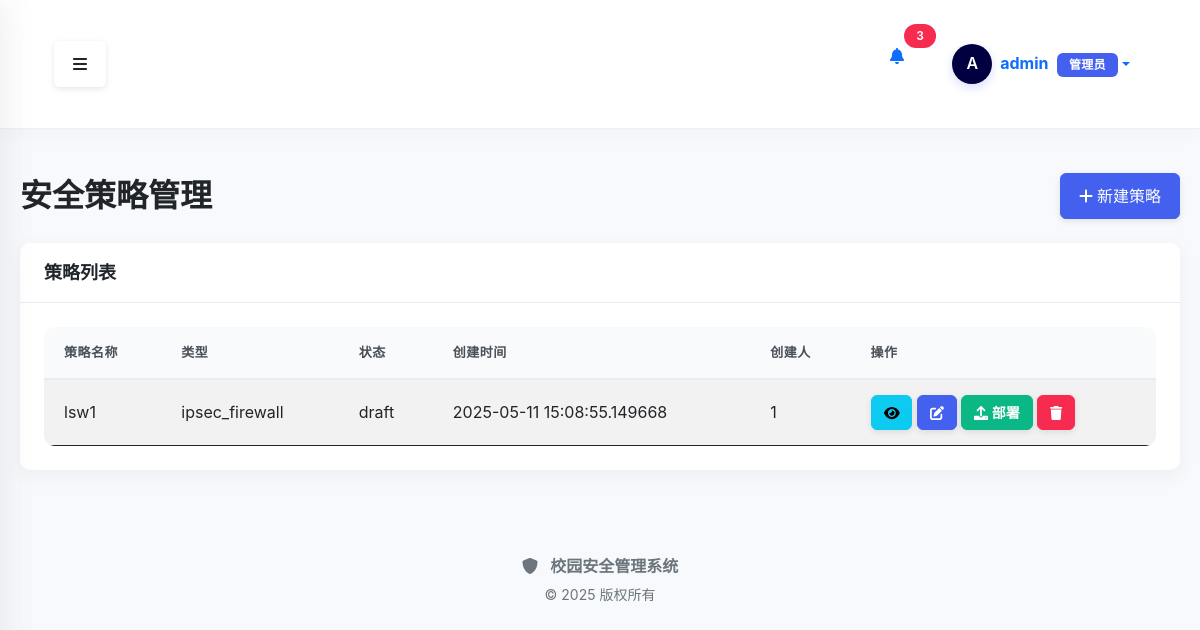
/policy/index (signed in), run on an earlier commit of the app's database.
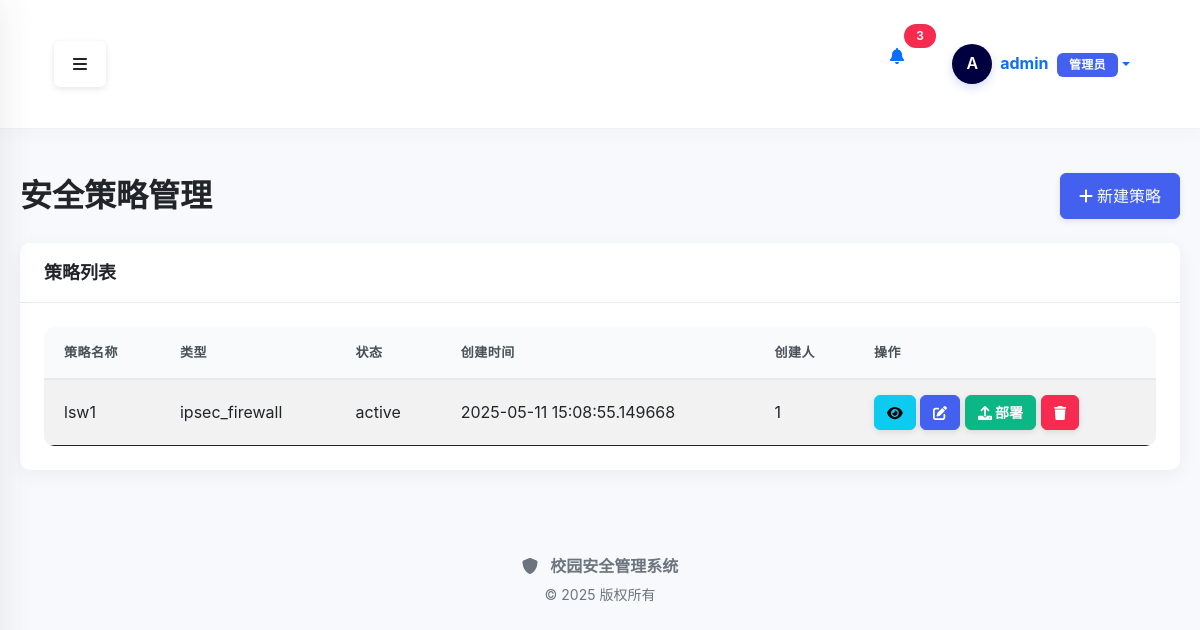
And on a later commit of the database.
### src/modules/policy/models/policy.py (models this page shows, shortened)
class Policy(db.Model):
    __tablename__ = 'policy'
    id = Column(Integer, primary_key=True)
    name = Column(String(64), nullable=False)
    type = Column(String(32), nullable=False)
    description = Column(Text)
    config = Column(JSON, nullable=False)
    status = Column(String(16), nullable=False, default='draft')
    created_by = Column(Integer, ForeignKey('users.id'), nullable=False)
    created_at = Column(DateTime, nullable=False, default=datetime.utcnow)
    updated_at = Column(DateTime, nullable=False, default=datetime.utcnow, onupdate=datetime.utcnow)
    creator = relationship('User', backref='policies', lazy='select')
    deployments = relationship('PolicyDeployment', backref='policy', cascade='all, delete-orphan')
    audit_logs = relationship('PolicyAuditLog', backref='policy')
    alerts = relationship('PolicyAlert', backref='policy')

### src/modules/policy/routes/policy_view_routes.py (the view)
@policy_view_bp.route('/')
@policy_view_bp.route('/index')
@login_required
def index():
    policy_service = PolicyService()
    policies = policy_service.list_policies({})
    user_service = UserService()
    for policy in policies:
        if policy.created_by:
            try:
                success, user = user_service.get_user_by_id(policy.created_by)
                if success and user:
                    policy.creator_name = user.username
                else:
                    policy.creator_name = f"用户{policy.created_by}"
            except Exception:
                policy.creator_name = f"用户{policy.created_by}"
        else:
            policy.creator_name = "-"
    return render_template(
        'policy/index.html',
        title='安全策略管理',
        policies=policies
    )

### src/modules/auth/services/user_service.py (called while the page is built)
    def get_user_by_id(self, user_id: int) -> Tuple[bool, Any]:
        try:
            user = User.query.get(user_id)
            if not user:
                return False, "用户不存在"
            return True, user
        except Exception as e:
            return False, str(e)

### src/modules/policy/__init__.py (called while the page is built)
def init_app(app):
    app.register_blueprint(policy_bp)
    app.register_blueprint(policy_template_bp)
    app.register_blueprint(policy_deploy_bp)
    app.register_blueprint(policy_view_bp)
    global _template_directory_ensured
    if not _template_directory_ensured:
        from src.modules.policy.templates import ensure_template_directory
        ensure_template_directory()
        _template_directory_ensured = True
        app.logger.info("策略模板目录检查完成")
    @app.before_request
    def ensure_scheduler_running():
        from flask import g
        if not hasattr(g, 'scheduler_started'):
            with app.app_context():
                scheduler = get_scheduler()
                if scheduler.enabled and not scheduler.running:
                    scheduler.start()
            g.scheduler_started = True

### src/modules/policy/templates/policy/index.html (shortened to what this page needs)
{% extends "base.html" %}
{% block content %}
<div class="container mt-4">
    <div class="d-flex justify-content-between align-items-center mb-4">
        <h1 class="mb-0">安全策略管理</h1>
        <a href="{{ url_for('policy_view.create') }}" class="btn btn-primary">
            <i class="fas fa-plus me-1"></i>新建策略
        </a>
    </div>
    <div class="card">
        <div class="card-header">
            <h5 class="card-title mb-0">策略列表</h5>
        </div>
        <div class="card-body">
            {% if policies %}
                <div class="table-responsive">
                    <table class="table table-striped table-hover">
                        <thead>
                            <tr>
                                <th>策略名称</th>
                                <th>类型</th>
                                <th>状态</th>
                                <th>创建时间</th>
                                <th>创建人</th>
                                <th>操作</th>
                            </tr>
                        </thead>
                        <tbody>
                            {% for policy in policies %}
                                <tr>
                                    <td>{{ policy.name }}</td>
                                    <td>{{ policy.type }}</td>
                                    <td>{{ policy.status }}</td>
                                    <td>{{ policy.created_at }}</td>
                                    <td>{{ policy.created_by }}</td>
                                    <td>
                                        <a href="{{ url_for('policy_view.detail', policy_id=policy.id) }}" class="btn btn-sm btn-info">
                                            <i class="fas fa-eye"></i>
                                        </a>
                                        <a href="{{ url_for('policy_view.edit', policy_id=policy.id) }}" class="btn btn-sm btn-primary">
                                            <i class="fas fa-edit"></i>
                                        </a>
                                        <a href="{{ url_for('policy_view.deploy', policy_id=policy.id) }}" class="btn btn-sm btn-success fw-bold">
                                            <i class="fas fa-upload"></i> 部署
                                        </a>
                                        <button class="btn btn-sm btn-danger" data-bs-toggle="modal" data-bs-target="#deleteModal{{ policy.id }}">
                                            <i class="fas fa-trash"></i>
                                        </button>
                                    </td>
                                </tr>
                            {% endfor %}
                        </tbody>
                    </table>
                </div>
            {% endif %}
        </div>
    </div>
</div>
{% endblock %}

What changed in the data, as far as the page shows it:
changed Policy "lsw1": status "draft" → "active"
